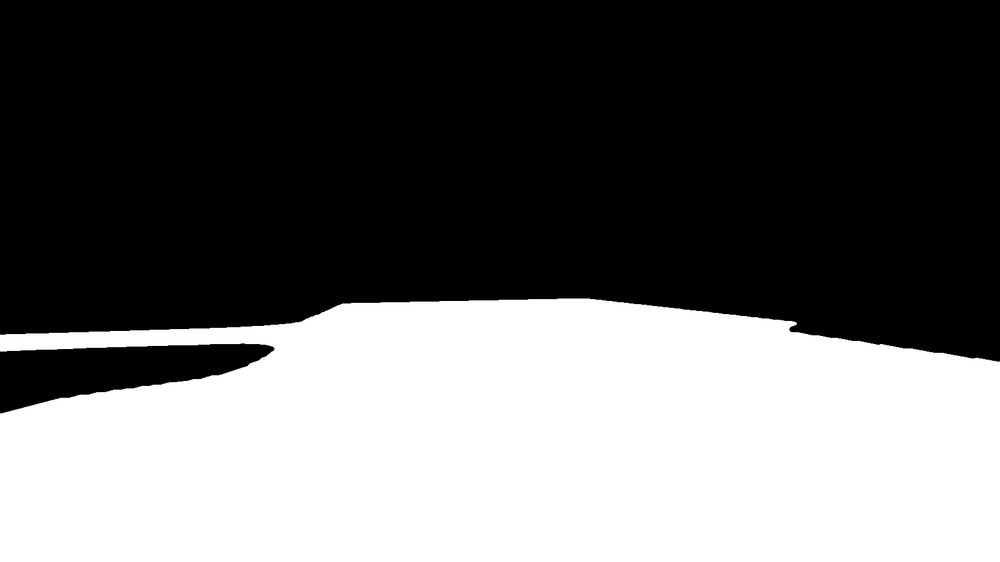
#> input picture masks/train_map_final/n008-2018-08-01-15-16-36-0400__CAM_FRONT__1533151605012404.png, 1000 x 562 px, shrunk from 1600 x 900 before the run, found by its file name; its folder holds only this picture in this run
$ python overlay_check.py
#> lines starting #> are read from the running program, lines starting #| are printed output that depends on the picture
import cv2
import os

img_dir = "data/samples/CAM_FRONT"
mask_dir = "masks/train_map_final"

for name in os.listdir(mask_dir)[:10]:
    mask = cv2.imread(os.path.join(mask_dir, name), 0)
#> mask is the input picture: shape (562, 1000); min 0, max 255, mean 104.2
    img = cv2.imread(os.path.join(img_dir, name.replace(".png", ".jpg")))

    mask_colored = cv2.applyColorMap(mask, cv2.COLORMAP_JET)
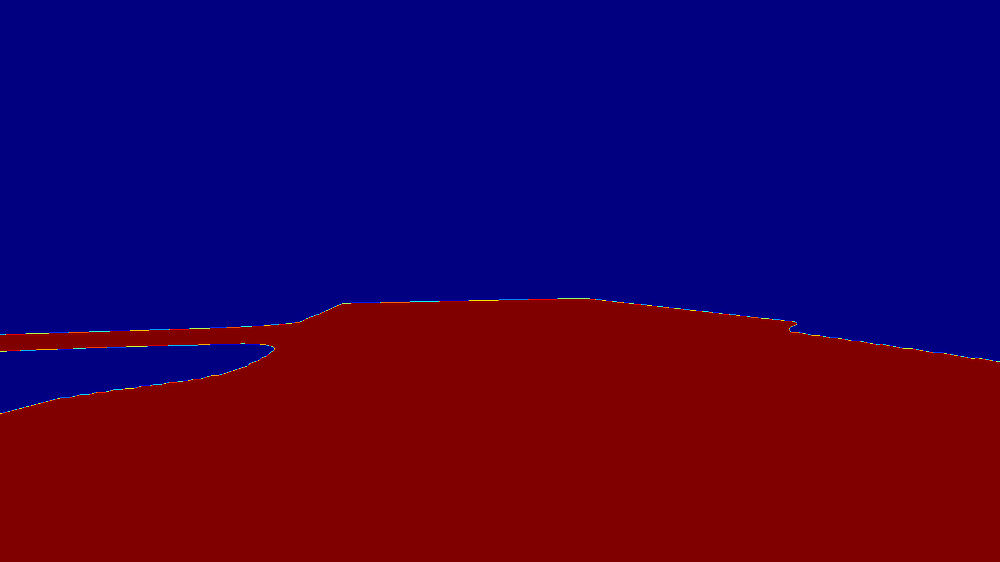
#> mask_colored: shape (562, 1000, 3); mean B, G, R 75.9, 0.4, 52.5
    overlay = cv2.addWeighted(img, 0.7, mask_colored, 0.3, 0)
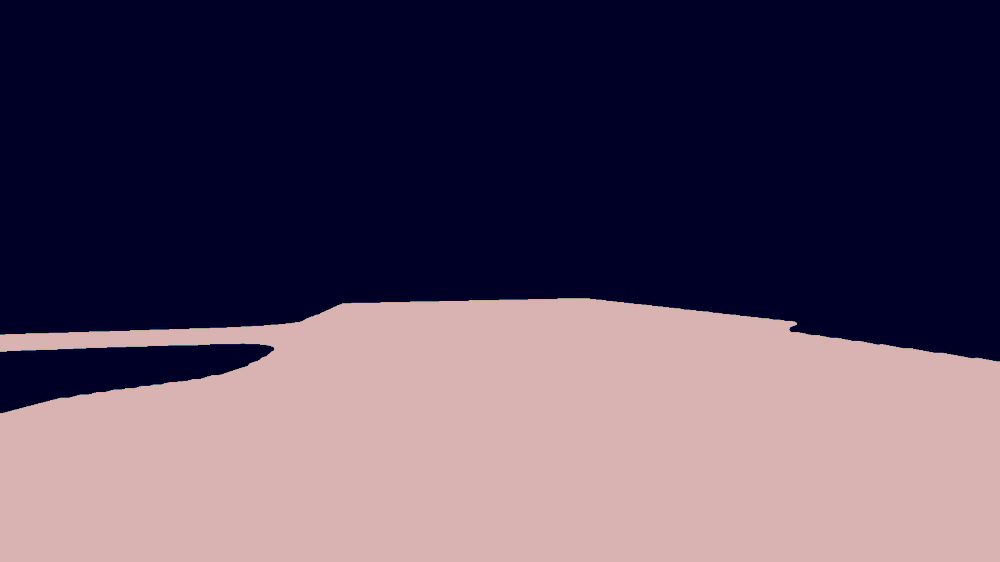
#> overlay: shape (562, 1000, 3); mean B, G, R 95.3, 72.9, 88.8

    cv2.imshow("overlay", overlay)
    cv2.waitKey(0)

$ run again, on masks/train_map_final/n008-2018-08-01-15-16-36-0400__CAM_FRONT__1533151616412404.png
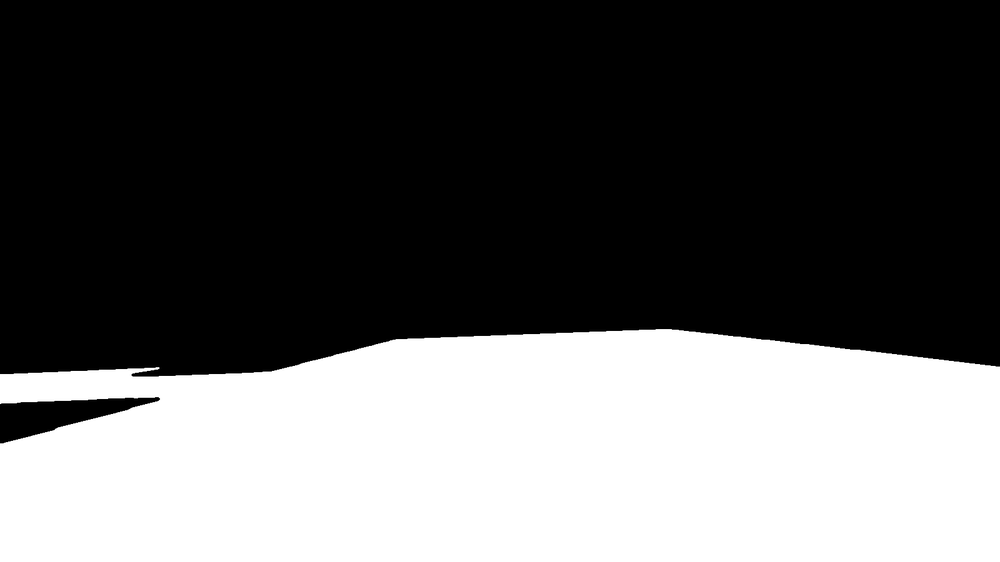
#> input picture masks/train_map_final/n008-2018-08-01-15-16-36-0400__CAM_FRONT__1533151616412404.png, 1000 x 562 px, shrunk from 1600 x 900 before the run, found by its file name
#> mask is the input picture: shape (562, 1000); min 0, max 255, mean 93.8
#> `mask_colored = cv2.applyColorMap(mask, cv2.COLORMAP_JET)`:
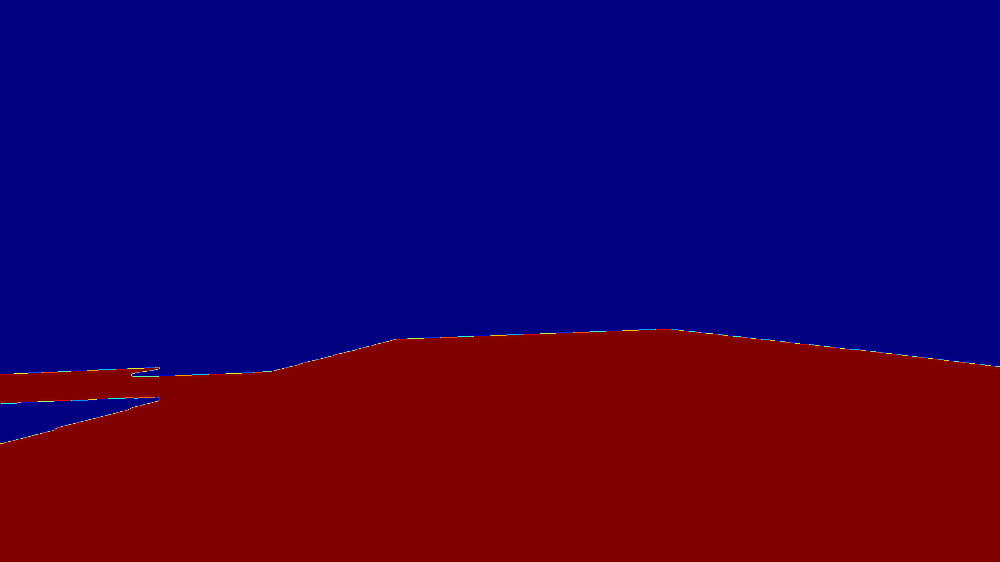
#> mask_colored: shape (562, 1000, 3); mean B, G, R 81.1, 0.3, 47.3
#> `overlay = cv2.addWeighted(img, 0.7, mask_colored, 0.3, 0)`:
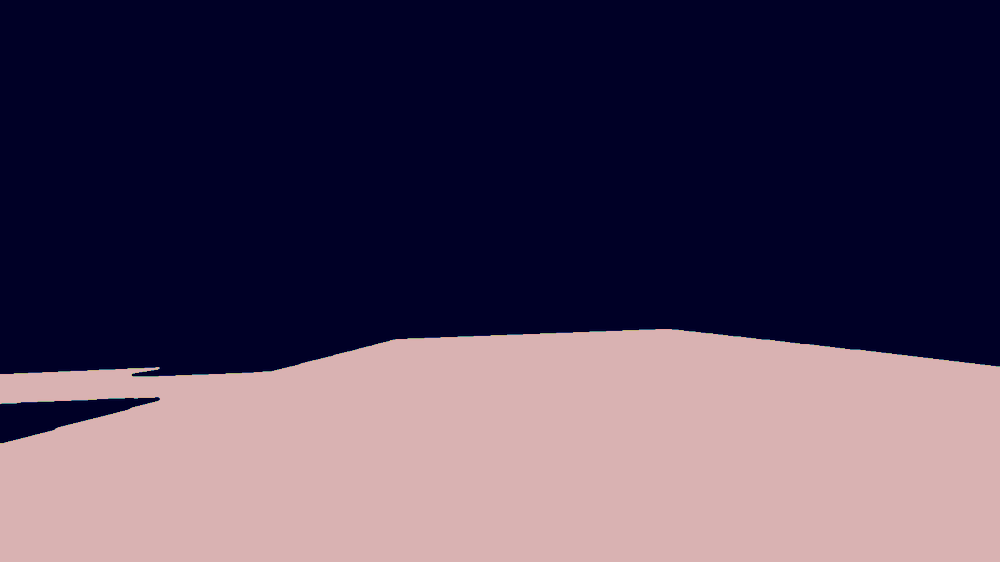
#> overlay: shape (562, 1000, 3); mean B, G, R 89.6, 65.6, 79.9
